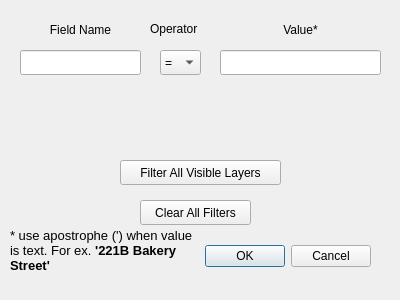
<?xml version="1.0" encoding="UTF-8"?>
<ui version="4.0">
 <class>FilterLayersAtOnceDialogBase</class>
 <widget class="QDialog" name="FilterLayersAtOnceDialogBase">
  <property name="geometry">
   <rect>
    <x>0</x>
    <y>0</y>
    <width>400</width>
    <height>300</height>
   </rect>
  </property>
  <property name="windowTitle">
   <string>FilterLayersAtOnce</string>
  </property>
  <widget class="QDialogButtonBox" name="button_box">
   <property name="geometry">
    <rect>
     <x>30</x>
     <y>240</y>
     <width>341</width>
     <height>32</height>
    </rect>
   </property>
   <property name="orientation">
    <enum>Qt::Horizontal</enum>
   </property>
   <property name="standardButtons">
    <set>QDialogButtonBox::Cancel|QDialogButtonBox::Ok</set>
   </property>
  </widget>
  <widget class="QLabel" name="label_fieldName">
   <property name="geometry">
    <rect>
     <x>20</x>
     <y>20</y>
     <width>121</width>
     <height>20</height>
    </rect>
   </property>
   <property name="text">
    <string>Field Name</string>
   </property>
   <property name="alignment">
    <set>Qt::AlignCenter</set>
   </property>
  </widget>
  <widget class="QComboBox" name="comboBox">
   <property name="geometry">
    <rect>
     <x>160</x>
     <y>50</y>
     <width>41</width>
     <height>25</height>
    </rect>
   </property>
   <item>
    <property name="text">
     <string>=</string>
    </property>
   </item>
   <item>
    <property name="text">
     <string>&gt;</string>
    </property>
   </item>
   <item>
    <property name="text">
     <string>&gt;=</string>
    </property>
   </item>
   <item>
    <property name="text">
     <string>&lt;</string>
    </property>
   </item>
   <item>
    <property name="text">
     <string>&lt;=</string>
    </property>
   </item>
   <item>
    <property name="text">
     <string>is</string>
    </property>
   </item>
   <item>
    <property name="text">
     <string>like</string>
    </property>
   </item>
   <item>
    <property name="text">
     <string>ilike</string>
    </property>
   </item>
   <item>
    <property name="text">
     <string>~</string>
    </property>
   </item>
  </widget>
  <widget class="QLabel" name="label_operator">
   <property name="geometry">
    <rect>
     <x>150</x>
     <y>20</y>
     <width>67</width>
     <height>17</height>
    </rect>
   </property>
   <property name="text">
    <string>Operator</string>
   </property>
  </widget>
  <widget class="QLabel" name="value_label">
   <property name="geometry">
    <rect>
     <x>220</x>
     <y>20</y>
     <width>161</width>
     <height>20</height>
    </rect>
   </property>
   <property name="text">
    <string>Value*</string>
   </property>
   <property name="alignment">
    <set>Qt::AlignCenter</set>
   </property>
  </widget>
  <widget class="QLineEdit" name="lineEdit_fieldName">
   <property name="geometry">
    <rect>
     <x>20</x>
     <y>50</y>
     <width>121</width>
     <height>25</height>
    </rect>
   </property>
  </widget>
  <widget class="QLineEdit" name="lineEdit_value">
   <property name="geometry">
    <rect>
     <x>220</x>
     <y>50</y>
     <width>161</width>
     <height>25</height>
    </rect>
   </property>
  </widget>
  <widget class="QPushButton" name="pushButton">
   <property name="geometry">
    <rect>
     <x>120</x>
     <y>160</y>
     <width>161</width>
     <height>25</height>
    </rect>
   </property>
   <property name="text">
    <string>Filter All Visible Layers</string>
   </property>
  </widget>
  <widget class="QLabel" name="label">
   <property name="geometry">
    <rect>
     <x>10</x>
     <y>220</y>
     <width>191</width>
     <height>61</height>
    </rect>
   </property>
   <property name="text">
    <string>&lt;!DOCTYPE HTML PUBLIC &quot;-//W3C//DTD HTML 4.0//EN&quot; &quot;http://www.w3.org/TR/REC-html40/strict.dtd&quot;&gt;
&lt;html&gt;&lt;head&gt;&lt;meta name=&quot;qrichtext&quot; content=&quot;1&quot; /&gt;&lt;style type=&quot;text/css&quot;&gt;
p, li { white-space: pre-wrap; }
&lt;/style&gt;&lt;/head&gt;&lt;body style=&quot; font-family:'Ubuntu'; font-size:11pt; font-weight:400; font-style:normal;&quot;&gt;
&lt;p style=&quot; margin-top:12px; margin-bottom:12px; margin-left:0px; margin-right:0px; -qt-block-indent:0; text-indent:0px;&quot;&gt;&lt;span style=&quot; font-family:'Ubuntu'; font-size:10pt;&quot;&gt;* use apostrophe (') when value is text. For ex. &lt;/span&gt;&lt;span style=&quot; font-family:'Ubuntu'; font-size:10pt; font-weight:600;&quot;&gt;'221B Bakery Street'&lt;/span&gt;&lt;/p&gt;&lt;/body&gt;&lt;/html&gt;</string>
   </property>
   <property name="wordWrap">
    <bool>true</bool>
   </property>
  </widget>
  <widget class="QPushButton" name="pushButton_2">
   <property name="geometry">
    <rect>
     <x>140</x>
     <y>200</y>
     <width>111</width>
     <height>25</height>
    </rect>
   </property>
   <property name="text">
    <string>Clear All Filters</string>
   </property>
  </widget>
 </widget>
 <resources/>
 <connections>
  <connection>
   <sender>button_box</sender>
   <signal>accepted()</signal>
   <receiver>FilterLayersAtOnceDialogBase</receiver>
   <slot>accept()</slot>
   <hints>
    <hint type="sourcelabel">
     <x>20</x>
     <y>20</y>
    </hint>
    <hint type="destinationlabel">
     <x>20</x>
     <y>20</y>
    </hint>
   </hints>
  </connection>
  <connection>
   <sender>button_box</sender>
   <signal>rejected()</signal>
   <receiver>FilterLayersAtOnceDialogBase</receiver>
   <slot>reject()</slot>
   <hints>
    <hint type="sourcelabel">
     <x>20</x>
     <y>20</y>
    </hint>
    <hint type="destinationlabel">
     <x>20</x>
     <y>20</y>
    </hint>
   </hints>
  </connection>
 </connections>
</ui>
